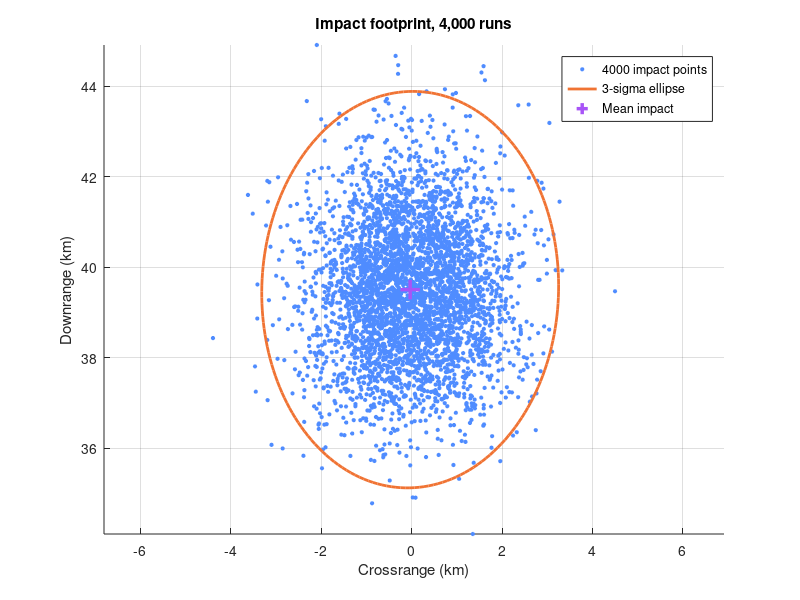

Here is the MATLAB script that generated this plot:
% Impact footprint of a ballistic payload released at 25 km: 4,000 runs with
% dispersed mass, drag, release state, air density and crosswind.
N = 4000;  rng(11);
g = 9.81;  dt = 0.1;

m    = 180 * (1 + 0.02 * randn(N, 1));            % kg
CdA  = 0.35 * (1 + 0.05 * randn(N, 1));           % m^2
rhoS = 1 + 0.04 * randn(N, 1);                    % density scale
wind = 8 * randn(N, 1);                           % crosswind, m/s
V0   = 900 * (1 + 0.01 * randn(N, 1));            % m/s
gam  = deg2rad(20 + 0.3 * randn(N, 1));           % flight-path angle

x = zeros(N, 1);  y = zeros(N, 1);  h = 25000 * ones(N, 1);
vx = V0 .* cos(gam);  vy = zeros(N, 1);  vh = V0 .* sin(gam);
flying = true(N, 1);

% Every run advances together, as arrays.
while any(flying)
    rho = 1.225 * rhoS .* exp(-h / 7200);
    ux = vx;  uy = vy - wind;  uh = vh;           % velocity relative to the air
    speed = sqrt(ux.^2 + uy.^2 + uh.^2);
    k = 0.5 * rho .* CdA .* speed ./ m;
    vx = vx - flying .* k .* ux * dt;
    vy = vy - flying .* k .* uy * dt;
    vh = vh - flying .* (k .* uh + g) * dt;
    x = x + flying .* vx * dt;
    y = y + flying .* vy * dt;
    h = h + flying .* vh * dt;
    flying = flying & h > 0;
end

% 3-sigma ellipse from the covariance of the impact points.
xk = x / 1000;  yk = y / 1000;
mu = [mean(xk), mean(yk)];
C = cov([xk(:) yk(:)]);
[V, D] = eig(C);
th = linspace(0, 2*pi, 200);
ell = (V * (3 * sqrt(D)) * [cos(th); sin(th)])' + mu;

fig = figure;
scatter(yk, xk, 6, [0.31 0.55 1.00], 'filled', 'MarkerEdgeColor', [0.31 0.55 1.00]); hold on;
plot(ell(:, 2), ell(:, 1), 'LineWidth', 2, 'Color', [0.94 0.45 0.20]);
plot(mu(2), mu(1), '+', 'MarkerSize', 14, 'LineWidth', 2.5, 'Color', [0.66 0.33 0.97]);
legend(sprintf('%d impact points', N), '3-sigma ellipse', 'Mean impact');
title('Impact footprint, 4,000 runs');
xlabel('Crossrange (km)'); ylabel('Downrange (km)');
axis equal;
grid on;
fprintf('mean impact %.1f km downrange\n', mu(1));
fprintf('3-sigma ellipse %.2f km by %.2f km\n', 3*sqrt(max(diag(D))), 3*sqrt(min(diag(D))));
